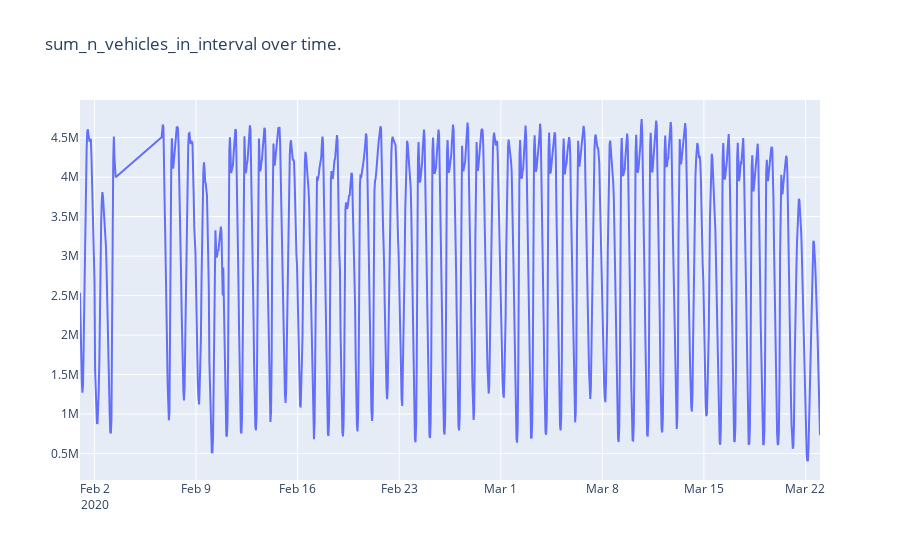

The notebook cell saved with this chart:
### Code cell
col = "sum_n_vehicles_in_interval"

all_sensors_fig = dict(
    data=[
        dict(
            x=df.measurement_start_utc,
            y=df[col],
            mode="lines",
        )
    ],
    layout=dict(
        title="{col} over time.".format(col=col),
    )
)

go.Figure(all_sensors_fig)

### Figure 1 — Plotly figure (JSON) as saved in the notebook; plotly's stock layout.template omitted (floating-point values rounded to 4 significant figures; data arrays with more than 128 entries replaced by an {"elided": "..."} marker saying what was removed)
{"data": [{"mode": "lines", "type": "scatter", "x": {"elided": "1148 str values"}, "y": {"elided": "1148 int values"}}], "layout": {"title": {"text": "sum_n_vehicles_in_interval over time."}}}
